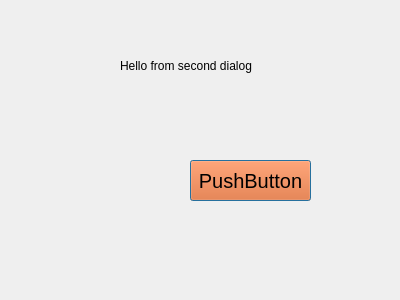
<?xml version="1.0" encoding="UTF-8"?>
<ui version="4.0">
 <class>secDialog</class>
 <widget class="QDialog" name="secDialog">
  <property name="geometry">
   <rect>
    <x>0</x>
    <y>0</y>
    <width>400</width>
    <height>300</height>
   </rect>
  </property>
  <property name="windowTitle">
   <string>Dialog</string>
  </property>
  <property name="styleSheet">
   <string notr="true"/>
  </property>
  <widget class="QLabel" name="label">
   <property name="geometry">
    <rect>
     <x>120</x>
     <y>30</y>
     <width>141</width>
     <height>71</height>
    </rect>
   </property>
   <property name="text">
    <string>Hello from second dialog</string>
   </property>
  </widget>
  <widget class="QPushButton" name="pushButton">
   <property name="geometry">
    <rect>
     <x>190</x>
     <y>160</y>
     <width>121</width>
     <height>41</height>
    </rect>
   </property>
   <property name="styleSheet">
    <string notr="true">font-size:20px;
background-color: rgb(255, 85, 0);</string>
   </property>
   <property name="text">
    <string>PushButton</string>
   </property>
  </widget>
 </widget>
 <resources/>
 <connections/>
</ui>
